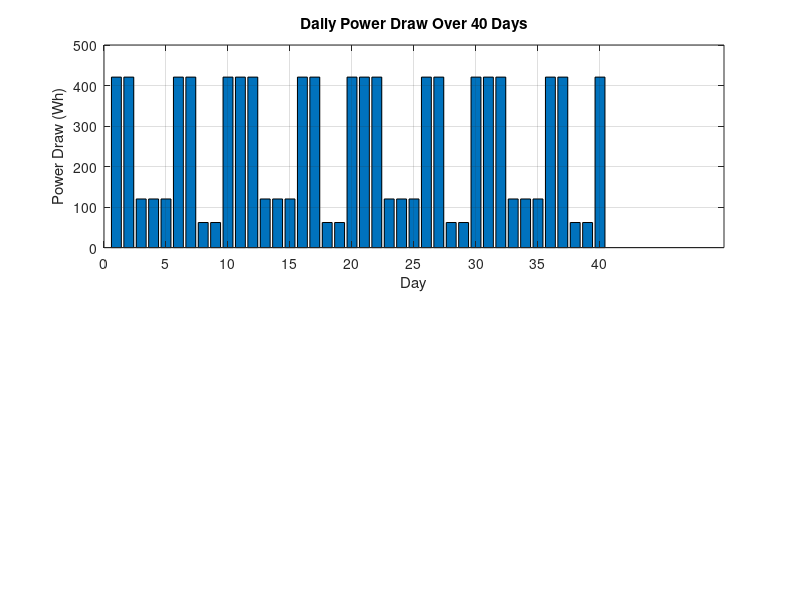

This figure's MATLAB source: (Note: this script raises an error after producing the figure.)
%% BEGIN
clear;
%% Definitions
% Payload-specific parameters
payloads = struct( ...
    'EO', struct('power_imaging', 27.26, 'power_idle', 15.1, 'data_output', 3532.9), ...
    'ADCS', struct('power_peak', 4.16, 'power_idle', 0.998, 'data_output', 1000 / 24), ...
    'SOAR', struct('power', 5, 'data_output', 1000 / 24));

% Miscellaneous parameters
hours_per_day = 24;
days = 40;
testing_schedule = {'EO', 'EO', 'SOAR', 'SOAR', 'SOAR', 'EO', 'EO', 'ADCS', 'ADCS', 'EO'};
%% Simulation Initialization
power_draw = zeros(1, days);
data_generated = zeros(1, days);
data_max = 1000*1000; % 1 Tb toatl storage
data_min = 128*1000; % 128 Gb for MIMIR OS
data_used = zeros(1, days); data_used(1, 1) = data_min;
revisit_period = 10; % days between data downlinks
downlink_day = 1;
%% Simulation Loop
for day = 1:days
    if day <= 10
        day_sched = day;
    elseif day <= 20 && day > 10
        day_sched = day - 10;
    elseif day <= 30 && day > 20
        day_sched = day-20;
    elseif day <= 40 && day > 30
        day_sched = day-30;
    elseif day <= 50 && day > 40
        day_sched = day-40;
    end
    payload = payloads.(testing_schedule{day_sched});
    if strcmp(testing_schedule{day_sched}, 'EO')
        daily_power = (payload.power_imaging*0.2 + payload.power_idle*0.8)*hours_per_day;
    elseif strcmp(testing_schedule{day_sched}, 'ADCS')
        daily_power = (payload.power_peak*0.5 + payload.power_idle*0.5)*hours_per_day;
    else % SOAR
        daily_power = payload.power*hours_per_day;
    end

    power_draw(day) = daily_power;
    data_generated(day) = payload.data_output*hours_per_day;
    if mod(day, revisit_period) == 0
        data_used(day) = data_min;
        downlink_day = day;
    else
        data_used(day) = data_min+sum(data_generated(downlink_day:day));
    end
end
%% Plotting Results
figure;
% Power Draw Plot
subplot(2, 1, 1);
bar(1:days, power_draw); grid on;
title(['Daily Power Draw Over ' num2str(days), ' Days']);
xlabel('Day'); ylabel('Power Draw (Wh)');
xticks(0:5:days);
yline(38*24, 'b')
legend('Power Draw', 'Power Generated', 'Location', 'best');

% Data Generation and Usage Plot
subplot(2, 1, 2); hold on;
plot(1:days, cumsum(data_generated), '-o');
plot(1:days, data_used, '-s');
yline(data_max, 'r', 'label', 'Max. Data Storage');
yline(data_min, 'b', 'label', 'Storage for MIMIR OS');
ylim([0, inf]);
hold off;
grid on;
title(['Data Generated and Storage Used Over ' num2str(days) ' Days']);
xlabel('Day'); ylabel('Data (Mb)');
legend('Total Data Generated', 'Storage Used', 'Location', 'best');
%% END